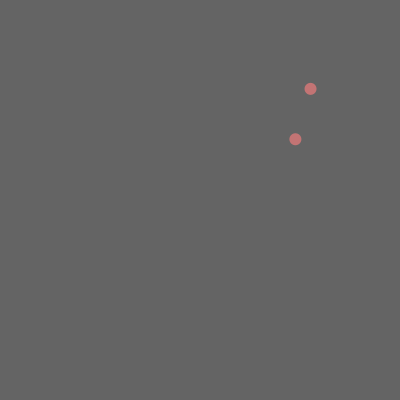
Frame 1 (no input)
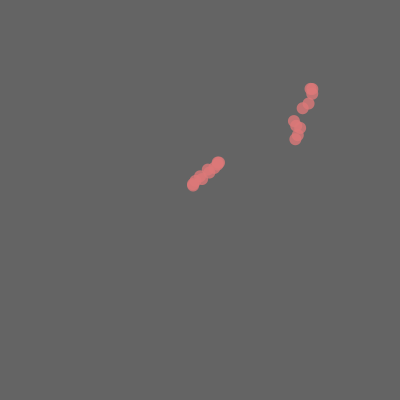
Frame 60 (the mouse pressed at the canvas centre just before this capture)
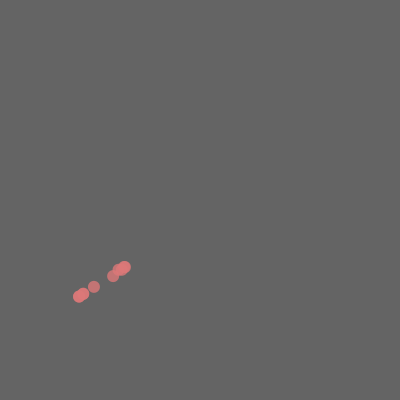
Frame 120 (the mouse held since frame 60 and released just before this capture)

The Processing sketch that drew these frames (run headless with seeded random() and noise(); from frame 60 on, the mouse is pressed at the canvas centre):

// Processing sketch: Specks
// ── Specks.pde
// Specks
//
// Visualize circle collision intersections.
//
// Hold the spacebar to see the moving circles.
// Press the mouse button to clear the stored
// intersections.
//
// Dan Wilcox danomatika.com 2016

ArrayList<Circle> circles;
ArrayList<PVector> intersections;

boolean shouldUpdate = true;

void setup() {
  size(400, 400);
  
  circles = new ArrayList<Circle>();
  for(int i = 0; i < 2; ++i) {
    Circle c = new Circle(random(width), random(height));
    circles.add(c);  
  }
  
  intersections = new ArrayList<PVector>();
  
  noStroke();
}

void draw() {
  background(100);
  
  for(int i = 0; i < 2; ++i) {
    Circle c = circles.get(i);
    
    if(shouldUpdate) {
      c.update();
    
      // check collision with *all* other circles
      for(int j = 0; j < 2; ++j) {
        Circle other = circles.get(j);
        if(other != c) { // don't check with itself!
            if(c.collideWith(other)) {
              // add intersction to array
              PVector point = c.intersectionWith(other);
              intersections.add(point);
            }
        }
      }
    }
    
    if(keyPressed & key == ' ') {
      c.draw();
    }
  }
  
  // draw the intersections
  fill(220, 120, 120, 200);
  for(int i = 0; i < intersections.size(); ++i) {
    PVector p = intersections.get(i);
    ellipse(p.x, p.y, 12, 12);
  }
}

void mousePressed() {
  intersections.clear();
}
// ── Circle.pde

class Circle {

  PVector pos;
  PVector vel;
  
  float diameter; // size
  
  float spring = 0.09;
  
  Circle(float x, float y) {
    pos = new PVector(x, y);
    vel = new PVector(random(-4, 4), random(-4, 4));
    diameter = 100;
  }
  
  void update() {
     
    // update the position
    pos.add(vel);
     
    // boundary checks
    if(pos.x < diameter/2) {
      pos.x = diameter/2;
      vel.x = -vel.x;
    }
    else if(pos.x > width-diameter/2) {
      pos.x = width-diameter/2;
      vel.x = -vel.x;
    }
    if(pos.y < diameter/2) {
      pos.y = diameter/2;
      vel.y = -vel.y;
    }
    else if(pos.y > height-diameter/2) {
      pos.y = height-diameter/2;
      vel.y = -vel.y;
    }
  }
  
  void draw() {
    noStroke();
    fill(255);
    ellipse(pos.x, pos.y, diameter, diameter);
  }
  
  // adapted from the Processing BouncyBubbles example
  boolean collideWith(Circle other) {
    float dx = other.pos.x - pos.x;
    float dy = other.pos.y - pos.y;
    float distance = sqrt(dx*dx + dy*dy);
    float minDist = other.diameter/2 + diameter/2;
    if (distance < minDist) { 
      float angle = atan2(dy, dx);
      float targetX = pos.x + cos(angle) * minDist;
      float targetY = pos.y + sin(angle) * minDist;
      float ax = (targetX - other.pos.x) * spring;
      float ay = (targetY - other.pos.y) * spring;
      vel.x -= ax;
      vel.y -= ay;
      other.vel.x += ax;
      other.vel.y += ay;
      return true;
    }
    return false;
  }
  
  // algorithm from https://processing.org/discourse/beta/num_1223494826.html
  PVector intersectionWith(Circle other) {
    
    // distance between centers
    float d = dist(pos.x, pos.y, other.pos.x, other.pos.y);
    
    // circle radii
    float r1 = diameter/2;
    float r2 = other.diameter/2;
    
    float base, h; // auxiliary distances
    
    PVector point = new PVector(); // intersection point
  
    if(d < abs(r1-r2) || d > r1+r2) {
      return point;  // no intersection
    }
    else if(d == abs(r1 - r2)){
      // one inside the other, intersect in one point
      if(r1 > r2) {
        base = r1;
      }
      else {
        base = -r1;
      }
      point.x = pos.x + base * (other.pos.x - pos.x) / d;
      point.y = pos.y + base * (other.pos.y - pos.y) / d;
    }
    else if(d == r1 + r2) { // outside each other, intersect in one point
      base = r1;
      point.x = pos.x + base * (other.pos.x - pos.x) / d;
      point.y = pos.y + base * (other.pos.y - pos.y) / d;
    }
    else { // intersect in two points, we'll just choose the first
      base = (r1*r1 - r2*r2 + d*d)/(2*d);
      h = sqrt(r1*r1 - base*base);

      point.x = pos.x + base * (other.pos.x - pos.x) / d;
      point.y = pos.y + base * (other.pos.y - pos.y) / d;
      
      point.x = point.x + h*(other.pos.y - pos.y)/d;
      point.y = point.y - h*(other.pos.x - pos.x)/d;
    }
    
    return point;
  }
  
}
